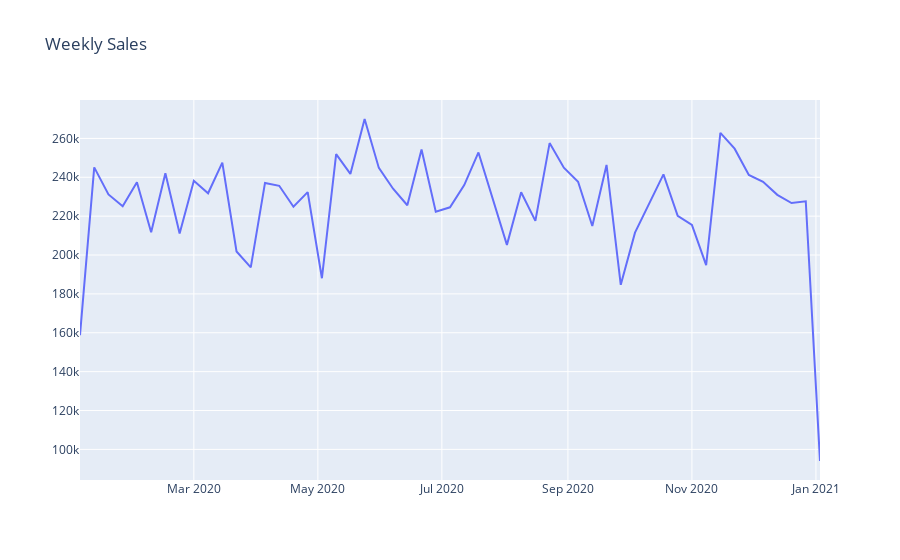

Notebook source saved alongside this figure:
### Code cell
#plot monthly sales
plot_data = [
    go.Scatter(
        x=df_sales['Sale_Date'],
        y=df_sales['Row_Total'],
    )
]

plot_layout = go.Layout(
        title='Weekly Sales'
    )
fig = go.Figure(data=plot_data, layout=plot_layout)
pyoff.iplot(fig)
